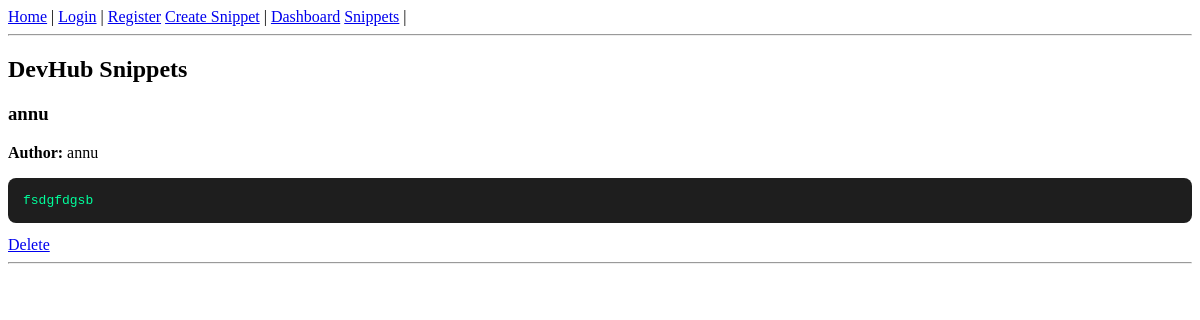
Page /snippets on the earlier database version.
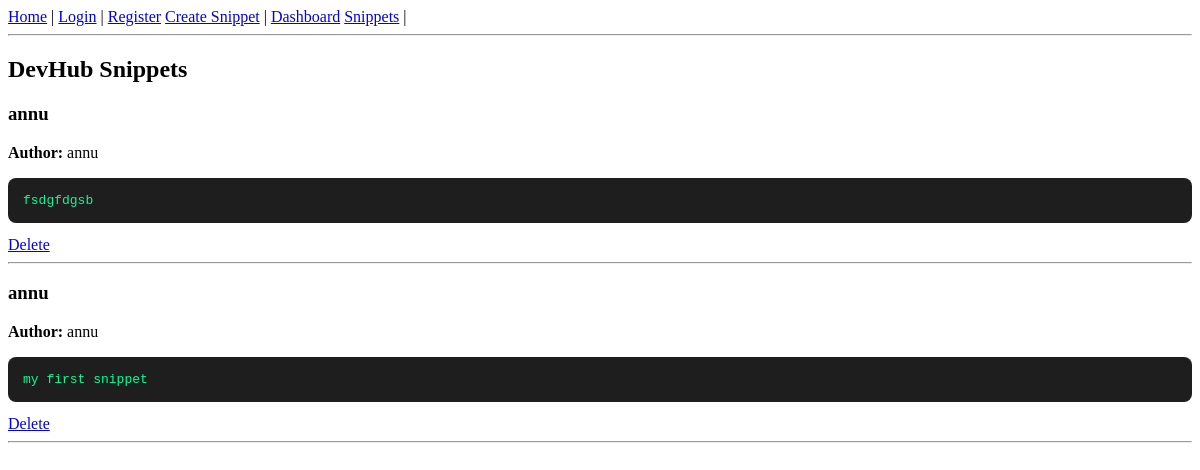
Same page on the later database version.
### tables this page shows
CREATE TABLE snippets(
id INTEGER PRIMARY KEY AUTOINCREMENT,
title TEXT,
code TEXT,
author TEXT
);

### app.py (the view)
@app.route("/snippets")
def view_snippets():
    conn = sqlite3.connect("database/db.sqlite3")
    cursor = conn.cursor()
    cursor.execute("SELECT * FROM snippets")
    snippets = cursor.fetchall()
    conn.close()
    return render_template("view_snippet.html", snippets=snippets)

### templates/view_snippet.html
{% extends "base.html" %}
{% block content %}
<h2>DevHub Snippets</h2>
{% for snippet in snippets %}
<h3>{{snippet[1]}}</h3>
<p><b>Author:</b> {{snippet[3]}}</p>
<pre style="background:#1e1e1e;color:#00ff9c;padding:15px;border-radius:8px;">
{{snippet[2]}}
</pre>
<a href="/delete/{{snippet[0]}}">Delete</a>
<hr>
{% endfor %}
{% endblock %}

### templates/base.html (shortened to what this page needs)
<!DOCTYPE html>
<html>
<head>
    <link rel="stylesheet" href="{{ url_for('static', filename='css/style.css') }}">
</head>
<body>
<nav>
    <a href="/">Home</a> |
    <a href="/login">Login</a> |
    <a href="/register">Register</a>
    <a href="/create">Create Snippet</a> |
    <a href="/dashboard">Dashboard</a>
    <a href="/snippets">Snippets</a> |
</nav>
<hr>
{% block content %}
{% endblock %}
</body>
</html>

Differences in the rows shown:
added snippets: title "annu", author "annu", code "my first snippet"
